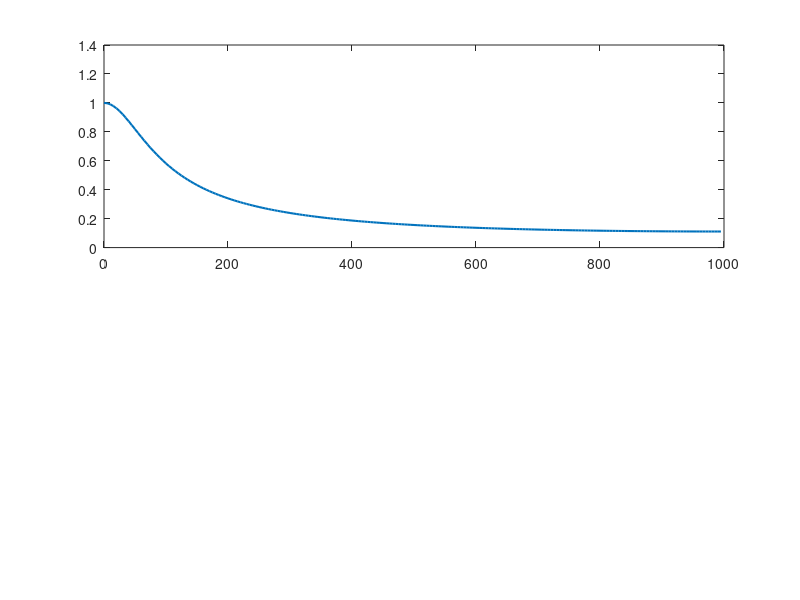

Source code (MATLAB): (Note: this script raises an error after producing the figure.)
function exam2_27

% EXAMPLE 2.27: Steady-state response 

   clc
   clear
   fprintf ('Example 2.27: Steady-state response\n');
   N = 200;
   fs = 2000;
   T = 1/fs;
   f0 = 100;
   
% Compute and plot the magnitude and phase responses
    
   for i = 1 : N
      f(i) = (i-1)*fs/(2*N);
      A(i) = mag(f(i));
      phi(i) = phase(f(i));
   end
   figure
   subplot(2,1,1)
   plot (f,A,'LineWidth',1.5)
   f_labels ('Magnitude response','{\itf} (Hz)','\it{A(f)}')
   subplot(2,1,2)
   plot (f,phi,'LineWidth',1.5)
   f_labels ('Phase response','{\itf} (Hz)','\it{\phi(f)}')
   f_wait
  
% Compute and plot steady-state response

   p = 50;
   x = 0.5*ones(1,p);
   y_ss = 0.5*ones(1,p);
   for k = 1 : p
      for i = 1 : 9
         x(k) = x(k) + sinc(pi*i/2)*cos(2*pi*i*f0*(k-1)*T);
         y_ss(k) = y_ss(k) + mag(100*i)*sinc(pi*i/2)*cos(2*pi*i*f0*(k-1)*T + phase(100*i));
      end
   end
   figure
   k = [0 : p-1];
   subplot(2,1,1)
   hp = stem (k,x,'filled','.');
   set (hp,'LineWidth',1.5)
   f_labels ('Periodic pulse train','\it{k}','\it{x(k)}');
   axis ([0 p-1 -.5 1.5])
   subplot(2,1,2)
   hp = stem (k,y_ss,'filled','.');
   set (hp,'LineWidth',1.5)
   f_labels ('Steady-state response','\it{k}','\it{y_{ss}(k)}')
   axis ([0 p-1 -.5 1.5])
   f_wait
   
% Local functions   
      
function A = mag (f)
   
% Return magnitude response at f
   
   T = 1/2000;
   theta = 2*pi*f*T;
   A = 0.2/sqrt((cos(theta)-0.8)^2 + sin(theta)^2);
      
function phi = phase (f)
   
% Return phase response at f
   
   T = 1/2000;
   theta = 2*pi*f*T;
   phi = theta - atan2(sin(theta),cos(theta)-0.8);
      
function y = sinc (x)

% Implement sinc function

   if (abs(x) > 1.e-5)
      y = sin(x)/x;
   else
      y = 1;
   end

   

   
 
